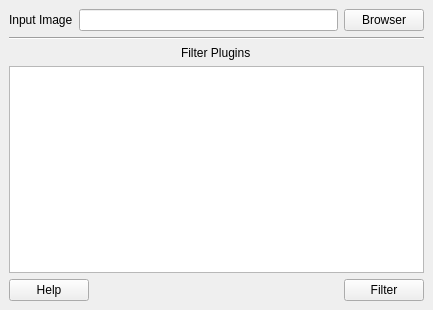
<?xml version="1.0" encoding="UTF-8"?>
<ui version="4.0">
 <class>MainWindow</class>
 <widget class="QMainWindow" name="MainWindow">
  <property name="geometry">
   <rect>
    <x>0</x>
    <y>0</y>
    <width>433</width>
    <height>310</height>
   </rect>
  </property>
  <property name="windowTitle">
   <string>MainWindow</string>
  </property>
  <widget class="QWidget" name="centralwidget">
   <layout class="QVBoxLayout" name="verticalLayout">
    <item>
     <layout class="QHBoxLayout" name="topLayout">
      <item>
       <widget class="QLabel" name="inputImgLabel">
        <property name="text">
         <string>Input Image</string>
        </property>
       </widget>
      </item>
      <item>
       <widget class="QLineEdit" name="inputImgEdit"/>
      </item>
      <item>
       <widget class="QPushButton" name="inputImgButton">
        <property name="text">
         <string>Browser</string>
        </property>
       </widget>
      </item>
     </layout>
    </item>
    <item>
     <widget class="Line" name="line">
      <property name="orientation">
       <enum>Qt::Horizontal</enum>
      </property>
     </widget>
    </item>
    <item>
     <layout class="QVBoxLayout" name="bottomLayout">
      <item alignment="Qt::AlignHCenter">
       <widget class="QLabel" name="filterLabel">
        <property name="text">
         <string>Filter Plugins</string>
        </property>
       </widget>
      </item>
      <item>
       <widget class="QListWidget" name="filtersList"/>
      </item>
     </layout>
    </item>
    <item>
     <layout class="QHBoxLayout" name="centerLayout">
      <item>
       <widget class="QPushButton" name="helpButton">
        <property name="text">
         <string>Help</string>
        </property>
       </widget>
      </item>
      <item>
       <spacer name="horizontalSpacer">
        <property name="orientation">
         <enum>Qt::Horizontal</enum>
        </property>
        <property name="sizeHint" stdset="0">
         <size>
          <width>40</width>
          <height>20</height>
         </size>
        </property>
       </spacer>
      </item>
      <item>
       <widget class="QPushButton" name="filterButton">
        <property name="text">
         <string>Filter</string>
        </property>
       </widget>
      </item>
     </layout>
    </item>
   </layout>
  </widget>
 </widget>
 <resources/>
 <connections/>
</ui>
